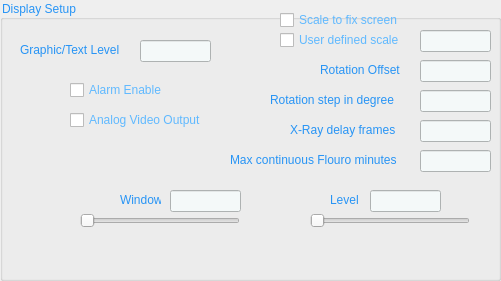
  <widget class="QGroupBox" name="groupBox_21">
   <property name="geometry">
    <rect>
     <x>780</x>
     <y>530</y>
     <width>501</width>
     <height>281</height>
    </rect>
   </property>
   <property name="styleSheet">
    <string notr="true">QGroupBox{
	color: #2794f5;
}</string>
   </property>
   <property name="title">
    <string>Display Setup</string>
   </property>
   <widget class="QCheckBox" name="checkBox_17">
    <property name="geometry">
     <rect>
      <x>280</x>
      <y>10</y>
      <width>141</width>
      <height>20</height>
     </rect>
    </property>
    <property name="styleSheet">
     <string notr="true">QCheckBox{
	color:#60b9ff;
}
QCheckBox::indicator:unchecked{
	
    image: url(:/images/uncheck2.png);
}
QCheckBox::indicator:checked{
	
    image: url(:/images/check2.png);
}</string>
    </property>
    <property name="text">
     <string>Scale to fix screen</string>
    </property>
   </widget>
   <widget class="QCheckBox" name="checkBox_18">
    <property name="geometry">
     <rect>
      <x>280</x>
      <y>30</y>
      <width>161</width>
      <height>20</height>
     </rect>
    </property>
    <property name="styleSheet">
     <string notr="true">QCheckBox{
	color:#60b9ff;
}
QCheckBox::indicator:unchecked{
	
    image: url(:/images/uncheck2.png);
}
QCheckBox::indicator:checked{
	
    image: url(:/images/check2.png);
}</string>
    </property>
    <property name="text">
     <string>User defined scale</string>
    </property>
   </widget>
   <widget class="QLineEdit" name="lineEdit_38">
    <property name="geometry">
     <rect>
      <x>420</x>
      <y>30</y>
      <width>71</width>
      <height>22</height>
     </rect>
    </property>
    <property name="styleSheet">
     <string notr="true">QLineEdit{
	background-color: #f4f9f9;
    background-image: url(url(:/new/Images/Chosen Button 1.png));
    background-attachment: fixed;
	color:#7ca2e6;
}</string>
    </property>
   </widget>
   <widget class="QLabel" name="label_48">
    <property name="geometry">
     <rect>
      <x>320</x>
      <y>60</y>
      <width>91</width>
      <height>20</height>
     </rect>
    </property>
    <property name="styleSheet">
     <string notr="true">QLabel{
	color: #2794f5;
}</string>
    </property>
    <property name="text">
     <string>Rotation Offset</string>
    </property>
   </widget>
   <widget class="QLineEdit" name="lineEdit_39">
    <property name="geometry">
     <rect>
      <x>420</x>
      <y>60</y>
      <width>71</width>
      <height>22</height>
     </rect>
    </property>
    <property name="styleSheet">
     <string notr="true">QLineEdit{
	background-color: #f4f9f9;
    background-image: url(url(:/new/Images/Chosen Button 1.png));
    background-attachment: fixed;
	color:#7ca2e6;
}</string>
    </property>
   </widget>
   <widget class="QLineEdit" name="lineEdit_40">
    <property name="geometry">
     <rect>
      <x>420</x>
      <y>90</y>
      <width>71</width>
      <height>22</height>
     </rect>
    </property>
    <property name="styleSheet">
     <string notr="true">QLineEdit{
	background-color: #f4f9f9;
    background-image: url(url(:/new/Images/Chosen Button 1.png));
    background-attachment: fixed;
	color:#7ca2e6;
}</string>
    </property>
   </widget>
   <widget class="QLabel" name="label_49">
    <property name="geometry">
     <rect>
      <x>270</x>
      <y>90</y>
      <width>141</width>
      <height>20</height>
     </rect>
    </property>
    <property name="styleSheet">
     <string notr="true">QLabel{
	color: #2794f5;
}</string>
    </property>
    <property name="text">
     <string>Rotation step in degree</string>
    </property>
   </widget>
   <widget class="QLineEdit" name="lineEdit_41">
    <property name="geometry">
     <rect>
      <x>420</x>
      <y>120</y>
      <width>71</width>
      <height>22</height>
     </rect>
    </property>
    <property name="styleSheet">
     <string notr="true">QLineEdit{
	background-color: #f4f9f9;
    background-image: url(url(:/new/Images/Chosen Button 1.png));
    background-attachment: fixed;
	color:#7ca2e6;
}</string>
    </property>
   </widget>
   <widget class="QLabel" name="label_50">
    <property name="geometry">
     <rect>
      <x>290</x>
      <y>120</y>
      <width>121</width>
      <height>20</height>
     </rect>
    </property>
    <property name="styleSheet">
     <string notr="true">QLabel{
	color: #2794f5;
}</string>
    </property>
    <property name="text">
     <string>X-Ray delay frames</string>
    </property>
   </widget>
   <widget class="QLabel" name="label_51">
    <property name="geometry">
     <rect>
      <x>230</x>
      <y>150</y>
      <width>181</width>
      <height>20</height>
     </rect>
    </property>
    <property name="styleSheet">
     <string notr="true">QLabel{
	color: #2794f5;
}</string>
    </property>
    <property name="text">
     <string>Max continuous Flouro minutes</string>
    </property>
   </widget>
   <widget class="QLineEdit" name="lineEdit_42">
    <property name="geometry">
     <rect>
      <x>420</x>
      <y>150</y>
      <width>71</width>
      <height>22</height>
     </rect>
    </property>
    <property name="styleSheet">
     <string notr="true">QLineEdit{
	background-color: #f4f9f9;
    background-image: url(url(:/new/Images/Chosen Button 1.png));
    background-attachment: fixed;
	color:#7ca2e6;
}</string>
    </property>
   </widget>
   <widget class="QLineEdit" name="lineEdit_43">
    <property name="geometry">
     <rect>
      <x>370</x>
      <y>190</y>
      <width>71</width>
      <height>22</height>
     </rect>
    </property>
    <property name="styleSheet">
     <string notr="true">QLineEdit{
	background-color: #f4f9f9;
    background-image: url(url(:/new/Images/Chosen Button 1.png));
    background-attachment: fixed;
	color:#7ca2e6;
}</string>
    </property>
   </widget>
   <widget class="QLabel" name="label_52">
    <property name="geometry">
     <rect>
      <x>330</x>
      <y>190</y>
      <width>31</width>
      <height>20</height>
     </rect>
    </property>
    <property name="styleSheet">
     <string notr="true">QLabel{
	color: #2794f5;
}</string>
    </property>
    <property name="text">
     <string>Level</string>
    </property>
   </widget>
   <widget class="QSlider" name="horizontalSlider_2">
    <property name="geometry">
     <rect>
      <x>310</x>
      <y>210</y>
      <width>160</width>
      <height>22</height>
     </rect>
    </property>
    <property name="orientation">
     <enum>Qt::Horizontal</enum>
    </property>
   </widget>
   <widget class="QLineEdit" name="lineEdit_44">
    <property name="geometry">
     <rect>
      <x>170</x>
      <y>190</y>
      <width>71</width>
      <height>22</height>
     </rect>
    </property>
    <property name="styleSheet">
     <string notr="true">QLineEdit{
	background-color: #f4f9f9;
    background-image: url(url(:/new/Images/Chosen Button 1.png));
    background-attachment: fixed;
	color:#7ca2e6;
}</string>
    </property>
    <property name="text">
     <string/>
    </property>
   </widget>
   <widget class="QLabel" name="label_53">
    <property name="geometry">
     <rect>
      <x>120</x>
      <y>190</y>
      <width>41</width>
      <height>20</height>
     </rect>
    </property>
    <property name="styleSheet">
     <string notr="true">QLabel{
	color: #2794f5;
}</string>
    </property>
    <property name="text">
     <string>Window</string>
    </property>
   </widget>
   <widget class="QSlider" name="horizontalSlider_3">
    <property name="geometry">
     <rect>
      <x>80</x>
      <y>210</y>
      <width>160</width>
      <height>22</height>
     </rect>
    </property>
    <property name="orientation">
     <enum>Qt::Horizontal</enum>
    </property>
   </widget>
   <widget class="QLineEdit" name="lineEdit_45">
    <property name="geometry">
     <rect>
      <x>140</x>
      <y>40</y>
      <width>71</width>
      <height>22</height>
     </rect>
    </property>
    <property name="styleSheet">
     <string notr="true">QLineEdit{
	background-color: #f4f9f9;
    background-image: url(url(:/new/Images/Chosen Button 1.png));
    background-attachment: fixed;
	color:#7ca2e6;
}</string>
    </property>
   </widget>
   <widget class="QLabel" name="label_54">
    <property name="geometry">
     <rect>
      <x>20</x>
      <y>40</y>
      <width>111</width>
      <height>20</height>
     </rect>
    </property>
    <property name="styleSheet">
     <string notr="true">QLabel{
	color: #2794f5;
}</string>
    </property>
    <property name="text">
     <string>Graphic/Text Level</string>
    </property>
   </widget>
   <widget class="QCheckBox" name="checkBox_19">
    <property name="geometry">
     <rect>
      <x>70</x>
      <y>80</y>
      <width>101</width>
      <height>20</height>
     </rect>
    </property>
    <property name="styleSheet">
     <string notr="true">QCheckBox{
	color:#60b9ff;
}
QCheckBox::indicator:unchecked{
	
    image: url(:/images/uncheck2.png);
}
QCheckBox::indicator:checked{
	
    image: url(:/images/check2.png);
}</string>
    </property>
    <property name="text">
     <string>Alarm Enable</string>
    </property>
   </widget>
   <widget class="QCheckBox" name="checkBox_20">
    <property name="geometry">
     <rect>
      <x>70</x>
      <y>110</y>
      <width>141</width>
      <height>20</height>
     </rect>
    </property>
    <property name="styleSheet">
     <string notr="true">QCheckBox{
	color:#60b9ff;
}
QCheckBox::indicator:unchecked{
	
    image: url(:/images/uncheck2.png);
}
QCheckBox::indicator:checked{
	
    image: url(:/images/check2.png);
}</string>
    </property>
    <property name="text">
     <string>Analog Video Output</string>
    </property>
   </widget>
  </widget>
